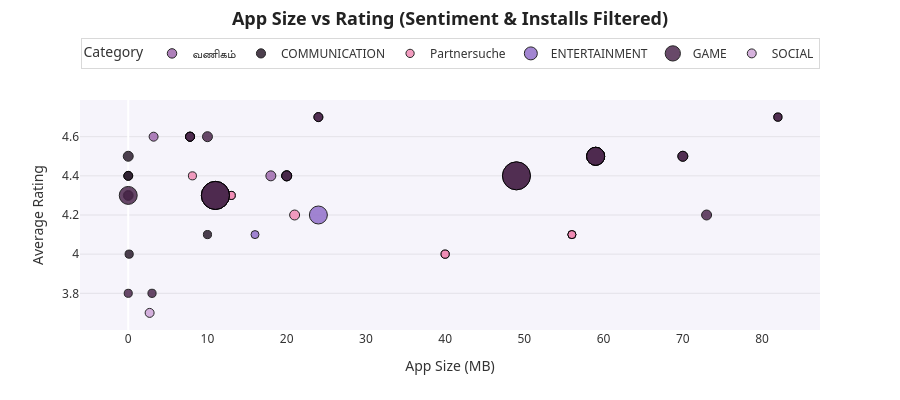

The cell this chart's notebook holds for it:
### Code cell
import pandas as pd
import plotly.graph_objects as go
from datetime import datetime, timedelta, timezone
import plotly.io as pio

# -------------------------
# LOAD DATA
# -------------------------
apps_df = pd.read_csv("Play Store Data.csv")
reviews_df = pd.read_csv("User Reviews.csv")

# -------------------------
# SENTIMENT AVERAGE
# -------------------------
sentiment_avg = reviews_df.groupby('App')['Sentiment_Subjectivity'].mean().reset_index()
df = pd.merge(apps_df, sentiment_avg, on='App')

# -------------------------
# CLEAN DATA
# -------------------------
df['Rating'] = pd.to_numeric(df['Rating'], errors='coerce')
df['Reviews'] = pd.to_numeric(df['Reviews'], errors='coerce')
df['Installs_Num'] = pd.to_numeric(df['Installs'].astype(str).str.replace(r'\D','',regex=True), errors='coerce').fillna(0)

def clean_size(size):
    size = str(size)
    if 'M' in size: return float(size.replace('M',''))
    if 'k' in size: return float(size.replace('k',''))/1024
    return 0

df['Size_MB'] = df['Size'].apply(clean_size)

# -------------------------
# TIME LOCK 5-7 PM IST
# -------------------------
now_ist = datetime.now(timezone(timedelta(hours=5, minutes=30)))

if True:

    # -------------------------
    # FILTER DATA
    # -------------------------
    target_cats = ['GAME','BEAUTY','BUSINESS','COMICS','COMMUNICATION','DATING','ENTERTAINMENT','SOCIAL','EVENTS']

    mask = (
        df['Category'].str.upper().isin(target_cats) &
        (df['Rating'] > 3.5) &
        (df['Reviews'] > 500) &
        (~df['App'].str.contains('S', case=False, na=False)) &
        (df['Sentiment_Subjectivity'] > 0.5) &
        (df['Installs_Num'] > 50000)
    )

    filtered_df = df[mask].copy()

    # -------------------------
    # TRANSLATIONS
    # -------------------------
    translation_map = {
        'BEAUTY': 'सुंदरता',
        'BUSINESS': 'வணிகம்',
        'DATING': 'Partnersuche'
    }

    filtered_df['Category_Display'] = filtered_df['Category'].str.upper().map(lambda x: translation_map.get(x, x))

    # -------------------------
    # COLOR MAP
    # -------------------------
    color_map = {
        'GAME': '#4E2A4F',
        'COMMUNICATION': '#2D1E2F',
        'ENTERTAINMENT': '#9270CA',
        'SOCIAL': '#CFA5D8',
        'வணிகம்': '#A06AAE',
        'सुंदरता': '#c39bd3',
        'Partnersuche': '#F08BB4',
        'COMICS': '#17BECF',
        'EVENTS': '#8FD3C7'
    }

    # -------------------------
    # SCALE BUBBLE SIZE
    # -------------------------
    min_size, max_size = 8, 28

    filtered_df['Bubble_Size'] = (
        (filtered_df['Installs_Num'] - filtered_df['Installs_Num'].min()) /
        (filtered_df['Installs_Num'].max() - filtered_df['Installs_Num'].min()) *
        (max_size - min_size) + min_size
    )

    # -------------------------
    # CREATE FIGURE
    # -------------------------
    fig = go.Figure()

    for cat in filtered_df['Category_Display'].unique():

        cat_data = filtered_df[filtered_df['Category_Display'] == cat]

        fig.add_trace(go.Scatter(
            x=cat_data['Size_MB'],
            y=cat_data['Rating'],
            mode='markers',
            marker=dict(
                size=cat_data['Bubble_Size'],
                color=color_map.get(cat, '#AAAAAA'),
                line=dict(width=1, color='black'),
                opacity=0.85
            ),
            name=cat,
            hovertemplate=(
                "<b>%{hovertext}</b><br>" +
                "Size: %{x:.2f} MB<br>" +
                "Rating: %{y:.2f}<br>" +
                "Installs: %{customdata:,}<br>" +
                "Sentiment: %{text:.2f}<extra></extra>"
            ),
            hovertext=cat_data['App'],
            customdata=cat_data['Installs_Num'],
            text=cat_data['Sentiment_Subjectivity']
        ))

    # -------------------------
    # LAYOUT (WHITE DASHBOARD STYLE)
    # -------------------------
    fig.update_layout(

        title=dict(
            text="<b>App Size vs Rating (Sentiment & Installs Filtered)</b>",
            x=0.5,
            y=0.97,
            font=dict(size=18, color="#222", family="Segoe UI")
        ),

        font=dict(
            family="Segoe UI",
            color="#333"
        ),

        xaxis=dict(
            title="App Size (MB)",
            showgrid=False
        ),

        yaxis=dict(
            title="Average Rating",
            gridcolor="rgba(0,0,0,0.08)"
        ),

        paper_bgcolor="white",

        plot_bgcolor="rgba(146,112,202,0.08)",

        legend=dict(
            title="Category",
            orientation="h",
            y=1.27,
            x=0.5,
            xanchor="center",
            bgcolor="rgba(0,0,0,0)",
            bordercolor="rgba(0,0,0,0.15)",
            borderwidth=1
        ),

        margin=dict(
            t=100,
            l=80,
            r=80,
            b=70
        ),

        height=400
    )

    fig.show()

    pio.write_html(fig, "task5.html", auto_open=False)

else:

    # -------------------------
    # LOCK SCREEN
    # -------------------------
    with open("task5.html","w",encoding="utf-8") as f:

        f.write("""
<html>
<head>
<style>
body{
margin:0;
height:100vh;
display:flex;
align-items:center;
justify-content:center;
background:white;
font-family:Segoe UI;
}

.card{
padding:40px 60px;
border-radius:20px;
background:rgba(146,112,202,0.15);
color:#222;
text-align:center;
}
</style>
</head>

<body>

<div class="card">

<h2>⏰ Task 5 Locked</h2>

<p>Visible only between</p>

<p><b>5 PM – 7 PM IST</b></p>

</div>

</body>
</html>
""")

    print(f"Task 5 chart available only between 5 PM – 7 PM IST. Current IST: {now_ist.strftime('%H:%M')}")

### Figure 1 — Plotly figure (JSON) as saved in the notebook; plotly's stock layout.template omitted (floating-point values rounded to 4 significant figures)
{"data": [{"customdata": [10000000, 5000000], "hovertemplate": "<b>%{hovertext}</b><br>Size: %{x:.2f} MB<br>Rating: %{y:.2f}<br>Installs: %{customdata:,}<br>Sentiment: %{text:.2f}<extra></extra>", "hovertext": ["Google Primer", "Call Blocker"], "marker": {"color": "#A06AAE", "line": {"color": "black", "width": 1}, "opacity": 0.85, "size": [9.982, 8.981]}, "mode": "markers", "name": "வணிகம்", "text": [0.675, 0.6554], "type": "scatter", "x": [18.0, 3.2], "y": [4.4, 4.6]}, {"customdata": [5000000, 10000000, 10000000, 1000000, 10000000, 1000000, 1000000, 5000000, 10000000], "hovertemplate": "<b>%{hovertext}</b><br>Size: %{x:.2f} MB<br>Rating: %{y:.2f}<br>Installs: %{customdata:,}<br>Sentiment: %{text:.2f}<extra></extra>", "hovertext": ["Chrome Dev", "GMX Mail", "GroupMe", "Call Blocker", "CallApp: Caller ID, Blocker & Phone Call Recorder", "Burner - Free Phone Number", "Caller ID +", "Chrome Dev", "CallApp: Caller ID, Blocker & Phone Call Recorder"], "marker": {"color": "#2D1E2F", "line": {"color": "black", "width": 1}, "opacity": 0.85, "size": [8.981, 9.982, 9.982, 8.18, 9.982, 8.18, 8.18, 8.981, 9.982]}, "mode": "markers", "name": "COMMUNICATION", "text": [0.5208, 0.5407, 0.5181, 0.6554, 0.5065, 0.6361, 0.6, 0.5208, 0.5065], "type": "scatter", "x": [0.0, 0.0, 0.0, 10.0, 20.0, 0.0, 0.1152, 0.0, 20.0], "y": [4.4, 4.3, 4.5, 4.1, 4.4, 4.3, 4.0, 4.4, 4.4]}, {"customdata": [100000, 1000000, 500000, 1000000, 100000, 10000000, 100000, 500000, 500000], "hovertemplate": "<b>%{hovertext}</b><br>Size: %{x:.2f} MB<br>Rating: %{y:.2f}<br>Installs: %{customdata:,}<br>Sentiment: %{text:.2f}<extra></extra>", "hovertext": ["Hily: Dating, Chat, Match, Meet & Hook up", "CMB Free Dating App", "FlirtChat - ♥Free Dating/Flirting App♥", "CMB Free Dating App", "Hily: Dating, Chat, Match, Meet & Hook up", "Hitwe - meet people and chat", "Hily: Dating, Chat, Match, Meet & Hook up", "2Date Dating App, Love and matching", "FlirtChat - ♥Free Dating/Flirting App♥"], "marker": {"color": "#F08BB4", "line": {"color": "black", "width": 1}, "opacity": 0.85, "size": [8.0, 8.18, 8.08, 8.18, 8.0, 9.982, 8.0, 8.08, 8.08]}, "mode": "markers", "name": "Partnersuche", "text": [0.5553, 0.5422, 0.5107, 0.5422, 0.5553, 0.6941, 0.5553, 0.5584, 0.5107], "type": "scatter", "x": [56.0, 40.0, 13.0, 40.0, 56.0, 21.0, 56.0, 8.1, 13.0], "y": [4.1, 4.0, 4.3, 4.0, 4.1, 4.2, 4.1, 4.4, 4.3]}, {"customdata": [50000000, 100000], "hovertemplate": "<b>%{hovertext}</b><br>Size: %{x:.2f} MB<br>Rating: %{y:.2f}<br>Installs: %{customdata:,}<br>Sentiment: %{text:.2f}<extra></extra>", "hovertext": ["Amazon Prime Video", "Cooking Channel"], "marker": {"color": "#9270CA", "line": {"color": "black", "width": 1}, "opacity": 0.85, "size": [17.99, 8.0]}, "mode": "markers", "name": "ENTERTAINMENT", "text": [0.5556, 0.5336], "type": "scatter", "x": [24.0, 16.0], "y": [4.2, 4.1]}, {"customdata": [5000000, 50000000, 100000000, 100000000, 5000000, 50000000, 100000000, 50000000, 5000000, 10000000, 1000000, 1000000, 5000000, 100000000, 50000000, 50000000, 10000000, 5000000, 10000000, 100000000, 100000000, 10000000, 500000, 1000000, 50000000, 5000000, 10000000], "hovertemplate": "<b>%{hovertext}</b><br>Size: %{x:.2f} MB<br>Rating: %{y:.2f}<br>Installs: %{customdata:,}<br>Sentiment: %{text:.2f}<extra></extra>", "hovertext": ["Block Puzzle", "Granny", "Flow Free", "Cut the Rope FULL FREE", "Block Puzzle", "Granny", "Flow Free", "Granny", "Color by Number – New Coloring Book", "Draw In", "Honkai Impact 3rd", "Honkai Impact 3rd", "Block Puzzle", "Flow Free", "Granny", "Doodle Jump", "Dude Perfect 2", "Block Puzzle", "Candy Bomb", "Flow Free", "Cut the Rope FULL FREE", "1LINE – One Line with One Touch", "4 in a Row", "Four In A Line", "Granny", "Color by Number – New Coloring Book", "Dude Perfect 2"], "marker": {"color": "#4E2A4F", "line": {"color": "black", "width": 1}, "opacity": 0.85, "size": [8.981, 17.99, 28.0, 28.0, 8.981, 17.99, 28.0, 17.99, 8.981, 9.982, 8.18, 8.18, 8.981, 28.0, 17.99, 17.99, 9.982, 8.981, 9.982, 28.0, 28.0, 9.982, 8.08, 8.18, 17.99, 8.981, 9.982]}, "mode": "markers", "name": "GAME", "text": [0.5368, 0.5563, 0.5202, 0.5703, 0.5368, 0.5563, 0.5202, 0.5563, 0.5402, 0.5825, 0.5235, 0.5235, 0.5368, 0.5202, 0.5563, 0.5182, 0.5358, 0.5368, 0.6062, 0.5202, 0.5703, 0.5573, 0.5781, 0.5493, 0.5563, 0.5402, 0.5358], "type": "scatter", "x": [7.8, 59.0, 11.0, 49.0, 7.8, 59.0, 11.0, 59.0, 24.0, 73.0, 82.0, 82.0, 7.8, 11.0, 59.0, 0.0, 70.0, 7.8, 20.0, 11.0, 49.0, 10.0, 0.0, 3.0, 59.0, 24.0, 70.0], "y": [4.6, 4.5, 4.3, 4.4, 4.6, 4.5, 4.3, 4.5, 4.7, 4.2, 4.7, 4.7, 4.6, 4.3, 4.5, 4.3, 4.5, 4.6, 4.4, 4.3, 4.4, 4.6, 3.8, 3.8, 4.5, 4.7, 4.5]}, {"customdata": [5000000], "hovertemplate": "<b>%{hovertext}</b><br>Size: %{x:.2f} MB<br>Rating: %{y:.2f}<br>Installs: %{customdata:,}<br>Sentiment: %{text:.2f}<extra></extra>", "hovertext": ["Blogger"], "marker": {"color": "#CFA5D8", "line": {"color": "black", "width": 1}, "opacity": 0.85, "size": [8.981]}, "mode": "markers", "name": "SOCIAL", "text": [0.5201], "type": "scatter", "x": [2.7], "y": [3.7]}], "layout": {"font": {"color": "#333", "family": "Segoe UI"}, "height": 400, "legend": {"bgcolor": "rgba(0,0,0,0)", "bordercolor": "rgba(0,0,0,0.15)", "borderwidth": 1, "orientation": "h", "title": {"text": "Category"}, "x": 0.5, "xanchor": "center", "y": 1.27}, "margin": {"b": 70, "l": 80, "r": 80, "t": 100}, "paper_bgcolor": "white", "plot_bgcolor": "rgba(146,112,202,0.08)", "title": {"font": {"color": "#222", "family": "Segoe UI", "size": 18}, "text": "<b>App Size vs Rating (Sentiment & Installs Filtered)</b>", "x": 0.5, "y": 0.97}, "xaxis": {"showgrid": false, "title": {"text": "App Size (MB)"}}, "yaxis": {"gridcolor": "rgba(0,0,0,0.08)", "title": {"text": "Average Rating"}}}}
